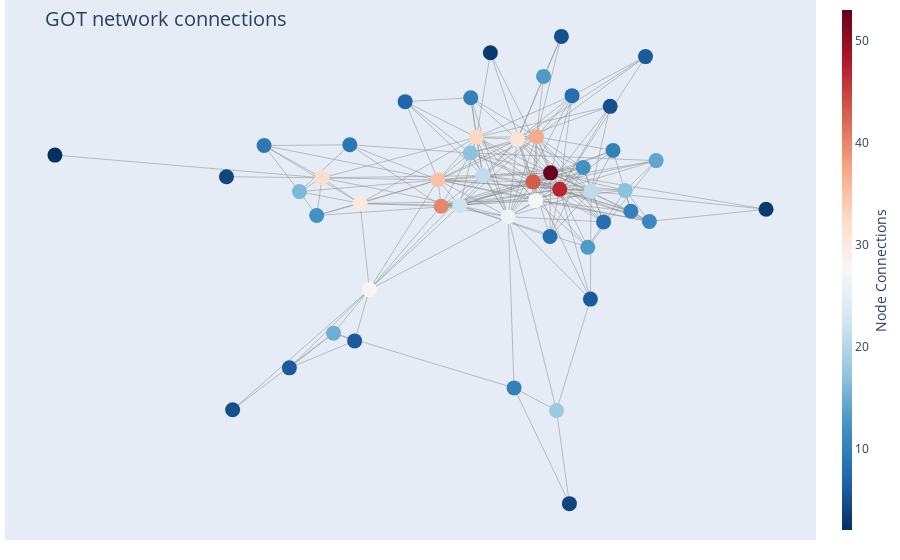

Write notebook code for a chart like this one.
### Markdown cell above
### **Book 2**

### Code cell
draw_plotly_network_graph(Graph_obj = G2, filter = "Yes", filter_nodesbydegree = 50 )

### Figure 1 — Plotly figure (JSON) as saved in the notebook; plotly's stock layout.template omitted (floating-point values rounded to 4 significant figures; data arrays with more than 128 entries replaced by an {"elided": "..."} marker saying what was removed)
{"data": [{"hoverinfo": "none", "line": {"color": "#888", "width": 0.5}, "mode": "lines", "type": "scatter", "x": {"elided": "672 float values"}, "y": {"elided": "672 float values"}}, {"hoverinfo": "text", "marker": {"color": [53, 6, 15, 28, 6, 40, 32, 26, 22, 21, 9, 18, 10, 30, 13, 31, 37, 8, 47, 43, 14, 13, 9, 17, 17, 35, 27, 11, 4, 33, 2, 6, 21, 16, 10, 12, 10, 7, 10, 8, 3, 5, 12, 8, 5, 5, 4, 3, 6], "colorbar": {"thickness": 10, "title": {"side": "right", "text": "Node Connections"}, "xanchor": "left"}, "colorscale": [[0, "rgb(103,0,31)"], [0.1, "rgb(178,24,43)"], [0.2, "rgb(214,96,77)"], [0.3, "rgb(244,165,130)"], [0.4, "rgb(253,219,199)"], [0.5, "rgb(247,247,247)"], [0.6, "rgb(209,229,240)"], [0.7, "rgb(146,197,222)"], [0.8, "rgb(67,147,195)"], [0.9, "rgb(33,102,172)"], [1, "rgb(5,48,97)"]], "line": {"width": 0}, "reversescale": true, "showscale": true, "size": 15}, "mode": "markers", "text": ["Tyrion-Lannister<br /># of connections: 53", "Aemon-Targaryen-(Maester-Aemon)<br /># of connections: 6", "Jeor-Mormont<br /># of connections: 15", "Jon-Snow<br /># of connections: 28", "Samwell-Tarly<br /># of connections: 6", "Arya-Stark<br /># of connections: 40", "Theon-Greyjoy<br /># of connections: 32", "Robert-Baratheon<br /># of connections: 26", "Eddard-Stark<br /># of connections: 22", "Jaime-Lannister<br /># of connections: 21", "Ramsay-Snow<br /># of connections: 9", "Daenerys-Targaryen<br /># of connections: 18", "Jorah-Mormont<br /># of connections: 10", "Bran-Stark<br /># of connections: 30", "Davos-Seaworth<br /># of connections: 13", "Renly-Baratheon<br /># of connections: 31", "Stannis-Baratheon<br /># of connections: 37", "Janos-Slynt<br /># of connections: 8", "Joffrey-Baratheon<br /># of connections: 47", "Cersei-Lannister<br /># of connections: 43", "Gregor-Clegane<br /># of connections: 14", "Ilyn-Payne<br /># of connections: 13", "Roose-Bolton<br /># of connections: 9", "Sandor-Clegane<br /># of connections: 17", "Tywin-Lannister<br /># of connections: 17", "Robb-Stark<br /># of connections: 35", "Sansa-Stark<br /># of connections: 27", "Myrcella-Baratheon<br /># of connections: 11", "Asha-Greyjoy<br /># of connections: 4", "Catelyn-Stark<br /># of connections: 33", "Victarion-Greyjoy<br /># of connections: 2", "Barristan-Selmy<br /># of connections: 6", "Varys<br /># of connections: 21", "Rodrik-Cassel<br /># of connections: 16", "Tommen-Baratheon<br /># of connections: 10", "Luwin<br /># of connections: 12", "Brienne-of-Tarth<br /># of connections: 10", "Edmure-Tully<br /># of connections: 7", "Bronn<br /># of connections: 10", "Loras-Tyrell<br /># of connections: 8", "Lysa-Arryn<br /># of connections: 3", "Margaery-Tyrell<br /># of connections: 5", "Petyr-Baelish<br /># of connections: 12", "Pycelle<br /># of connections: 8", "Mance-Rayder<br /># of connections: 5", "Melisandre<br /># of connections: 5", "Drogo<br /># of connections: 4", "Doran-Martell<br /># of connections: 3", "Mace-Tyrell<br /># of connections: 6"], "type": "scatter", "x": [0.1577, -0.4523, -0.3492, -0.2656, -0.2999, -0.09788, -0.376, 0.05867, -0.05448, -0.0006045, -0.5114, 0.1717, 0.07255, -0.2871, 0.1413, 0.08028, 0.125, 0.1565, 0.1792, 0.1168, 0.4044, 0.2447, -0.3111, 0.3319, -0.0296, -0.1052, 0.1233, 0.3886, -0.5993, -0.01543, -1, 0.2508, 0.2522, -0.4288, 0.3454, -0.3885, -0.02867, -0.1819, 0.3037, 0.2079, 0.01722, 0.297, 0.234, 0.2816, -0.5849, 0.1831, 0.2018, 0.6612, 0.3795], "y": [0.08906, -0.5145, -0.4071, -0.2724, -0.4312, -0.01415, 0.07369, -0.04646, -0.01238, 0.08059, 0.1737, -0.6466, -0.5766, -0.005615, 0.3876, 0.1923, 0.2008, -0.1081, 0.03799, 0.06117, 0.1269, -0.1412, 0.1759, 0.03452, 0.1505, 0.06707, 0.003091, -0.06136, 0.07715, 0.1993, 0.1439, -0.3017, 0.03227, 0.03099, -0.0299, -0.04289, 0.3216, 0.3095, 0.1586, 0.328, 0.4606, 0.295, 0.1056, -0.06279, -0.6442, 0.5115, -0.9348, -0.02374, 0.4489]}], "layout": {"annotations": [{"showarrow": false, "text": "", "xref": "paper", "yref": "paper"}], "hovermode": "closest", "margin": {"b": 20, "l": 5, "r": 5, "t": 0}, "showlegend": false, "title": {"font": {"size": 20}, "text": "<br>GOT network connections"}, "xaxis": {"showgrid": false, "showticklabels": false, "zeroline": false}, "yaxis": {"showgrid": false, "showticklabels": false, "zeroline": false}}}
